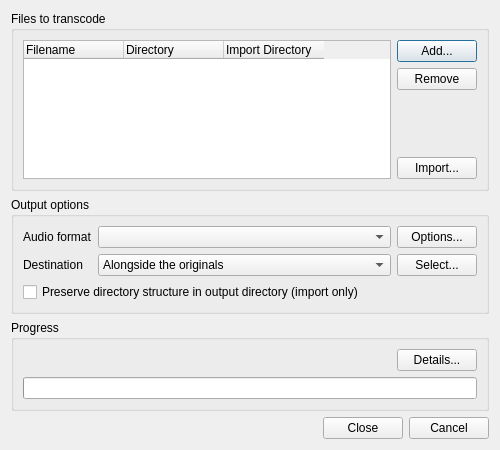
<?xml version="1.0" encoding="UTF-8"?>
<ui version="4.0">
 <class>TranscodeDialog</class>
 <widget class="QDialog" name="TranscodeDialog">
  <property name="geometry">
   <rect>
    <x>0</x>
    <y>0</y>
    <width>500</width>
    <height>450</height>
   </rect>
  </property>
  <property name="windowTitle">
   <string>Transcode Music</string>
  </property>
  <property name="windowIcon">
   <iconset>
    <normaloff>:/icons/64x64/com.goshapps.Orange.png</normaloff>:/icons/64x64/com.goshapps.Orange.png</iconset>
  </property>
  <layout class="QVBoxLayout" name="layout_transcodedialog">
   <item>
    <widget class="QGroupBox" name="input_group">
     <property name="title">
      <string>Files to transcode</string>
     </property>
     <layout class="QHBoxLayout" name="horizontalLayout">
      <item>
       <widget class="QTreeWidget" name="files">
        <property name="alternatingRowColors">
         <bool>true</bool>
        </property>
        <property name="selectionMode">
         <enum>QAbstractItemView::ExtendedSelection</enum>
        </property>
        <property name="rootIsDecorated">
         <bool>false</bool>
        </property>
        <property name="uniformRowHeights">
         <bool>true</bool>
        </property>
        <property name="itemsExpandable">
         <bool>false</bool>
        </property>
        <property name="allColumnsShowFocus">
         <bool>true</bool>
        </property>
        <attribute name="headerStretchLastSection">
         <bool>false</bool>
        </attribute>
        <column>
         <property name="text">
          <string>Filename</string>
         </property>
        </column>
        <column>
         <property name="text">
          <string>Directory</string>
         </property>
        </column>
        <column>
         <property name="text">
          <string>Import Directory</string>
         </property>
        </column>
       </widget>
      </item>
      <item>
       <layout class="QVBoxLayout" name="verticalLayout_1">
        <item>
         <widget class="QPushButton" name="add">
          <property name="text">
           <string>Add...</string>
          </property>
         </widget>
        </item>
        <item>
         <widget class="QPushButton" name="remove">
          <property name="text">
           <string>Remove</string>
          </property>
         </widget>
        </item>
        <item>
         <spacer name="verticalSpacer_1">
          <property name="orientation">
           <enum>Qt::Vertical</enum>
          </property>
          <property name="sizeHint" stdset="0">
           <size>
            <width>20</width>
            <height>40</height>
           </size>
          </property>
         </spacer>
        </item>
        <item>
         <widget class="QPushButton" name="import">
          <property name="toolTip">
           <string>Add all tracks from a directory and all its subdirectories</string>
          </property>
          <property name="text">
           <string>Import...</string>
          </property>
         </widget>
        </item>
       </layout>
      </item>
     </layout>
    </widget>
   </item>
   <item>
    <widget class="QGroupBox" name="output_group">
     <property name="title">
      <string>Output options</string>
     </property>
     <layout class="QGridLayout" name="gridLayout">
      <item row="0" column="0">
       <widget class="QLabel" name="label_1">
        <property name="text">
         <string>Audio format</string>
        </property>
       </widget>
      </item>
      <item row="0" column="1">
       <widget class="QComboBox" name="format">
        <property name="sizePolicy">
         <sizepolicy hsizetype="Expanding" vsizetype="Fixed">
          <horstretch>0</horstretch>
          <verstretch>0</verstretch>
         </sizepolicy>
        </property>
       </widget>
      </item>
      <item row="0" column="2">
       <widget class="QPushButton" name="options">
        <property name="text">
         <string>Options...</string>
        </property>
       </widget>
      </item>
      <item row="1" column="0">
       <widget class="QLabel" name="label_2">
        <property name="text">
         <string>Destination</string>
        </property>
       </widget>
      </item>
      <item row="1" column="1">
       <widget class="QComboBox" name="destination">
        <property name="enabled">
         <bool>true</bool>
        </property>
        <property name="sizePolicy">
         <sizepolicy hsizetype="Expanding" vsizetype="Fixed">
          <horstretch>0</horstretch>
          <verstretch>0</verstretch>
         </sizepolicy>
        </property>
        <item>
         <property name="text">
          <string>Alongside the originals</string>
         </property>
        </item>
       </widget>
      </item>
      <item row="1" column="2">
       <widget class="QPushButton" name="select">
        <property name="text">
         <string>Select...</string>
        </property>
       </widget>
      </item>
      <item row="2" column="0" colspan="3">
       <widget class="QCheckBox" name="preserve_dir_structure">
        <property name="text">
         <string>Preserve directory structure in output directory (import only)</string>
        </property>
       </widget>
      </item>
     </layout>
    </widget>
   </item>
   <item>
    <widget class="QGroupBox" name="progress_group">
     <property name="title">
      <string>Progress</string>
     </property>
     <layout class="QVBoxLayout" name="verticalLayout">
      <item>
       <layout class="QHBoxLayout" name="layout_progress">
        <item>
         <widget class="QLabel" name="progress_text">
          <property name="sizePolicy">
           <sizepolicy hsizetype="Expanding" vsizetype="Preferred">
            <horstretch>0</horstretch>
            <verstretch>0</verstretch>
           </sizepolicy>
          </property>
          <property name="textFormat">
           <enum>Qt::RichText</enum>
          </property>
         </widget>
        </item>
        <item>
         <widget class="QPushButton" name="details">
          <property name="text">
           <string>Details...</string>
          </property>
         </widget>
        </item>
       </layout>
      </item>
      <item>
       <widget class="QProgressBar" name="progress_bar"/>
      </item>
     </layout>
    </widget>
   </item>
   <item>
    <widget class="QDialogButtonBox" name="button_box">
     <property name="standardButtons">
      <set>QDialogButtonBox::Cancel|QDialogButtonBox::Close</set>
     </property>
    </widget>
   </item>
  </layout>
 </widget>
 <tabstops>
  <tabstop>files</tabstop>
  <tabstop>add</tabstop>
  <tabstop>remove</tabstop>
  <tabstop>import</tabstop>
  <tabstop>format</tabstop>
  <tabstop>options</tabstop>
  <tabstop>destination</tabstop>
  <tabstop>select</tabstop>
  <tabstop>details</tabstop>
 </tabstops>
 <resources/>
 <connections>
  <connection>
   <sender>button_box</sender>
   <signal>accepted()</signal>
   <receiver>TranscodeDialog</receiver>
   <slot>accept()</slot>
   <hints>
    <hint type="sourcelabel">
     <x>249</x>
     <y>420</y>
    </hint>
    <hint type="destinationlabel">
     <x>249</x>
     <y>223</y>
    </hint>
   </hints>
  </connection>
  <connection>
   <sender>button_box</sender>
   <signal>rejected()</signal>
   <receiver>TranscodeDialog</receiver>
   <slot>reject()</slot>
   <hints>
    <hint type="sourcelabel">
     <x>249</x>
     <y>420</y>
    </hint>
    <hint type="destinationlabel">
     <x>249</x>
     <y>223</y>
    </hint>
   </hints>
  </connection>
 </connections>
</ui>
